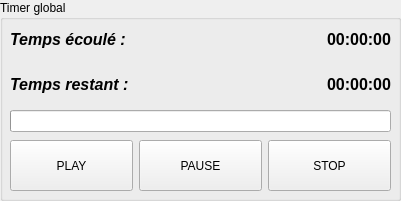
  <widget class="QGroupBox" name="groupBox_2">
   <property name="geometry">
    <rect>
     <x>870</x>
     <y>260</y>
     <width>401</width>
     <height>201</height>
    </rect>
   </property>
   <property name="title">
    <string>Timer global</string>
   </property>
   <widget class="QWidget" name="horizontalLayoutWidget">
    <property name="geometry">
     <rect>
      <x>10</x>
      <y>140</y>
      <width>381</width>
      <height>51</height>
     </rect>
    </property>
    <layout class="QHBoxLayout" name="horizontalLayout">
     <item>
      <widget class="QToolButton" name="timer_play">
       <property name="sizePolicy">
        <sizepolicy hsizetype="Expanding" vsizetype="Expanding">
         <horstretch>0</horstretch>
         <verstretch>0</verstretch>
        </sizepolicy>
       </property>
       <property name="text">
        <string>PLAY</string>
       </property>
       <property name="icon">
        <iconset theme="QIcon::ThemeIcon::MediaPlaybackStart"/>
       </property>
      </widget>
     </item>
     <item>
      <widget class="QToolButton" name="timer_pause">
       <property name="sizePolicy">
        <sizepolicy hsizetype="Expanding" vsizetype="Expanding">
         <horstretch>0</horstretch>
         <verstretch>0</verstretch>
        </sizepolicy>
       </property>
       <property name="text">
        <string>PAUSE</string>
       </property>
       <property name="icon">
        <iconset theme="QIcon::ThemeIcon::MediaPlaybackPause"/>
       </property>
      </widget>
     </item>
     <item>
      <widget class="QToolButton" name="timer_stop">
       <property name="sizePolicy">
        <sizepolicy hsizetype="Expanding" vsizetype="Expanding">
         <horstretch>0</horstretch>
         <verstretch>0</verstretch>
        </sizepolicy>
       </property>
       <property name="text">
        <string>STOP</string>
       </property>
       <property name="icon">
        <iconset>
         <normaloff>icon/chrono32x32_stop.png</normaloff>icon/chrono32x32_stop.png</iconset>
       </property>
       <property name="iconSize">
        <size>
         <width>32</width>
         <height>32</height>
        </size>
       </property>
      </widget>
     </item>
    </layout>
   </widget>
   <widget class="QWidget" name="verticalLayoutWidget">
    <property name="geometry">
     <rect>
      <x>10</x>
      <y>20</y>
      <width>381</width>
      <height>112</height>
     </rect>
    </property>
    <layout class="QVBoxLayout" name="verticalLayout">
     <item>
      <layout class="QGridLayout" name="gridLayout">
       <item row="0" column="2">
        <widget class="QLabel" name="pass_time">
         <property name="font">
          <font>
           <family>Segoe UI</family>
           <pointsize>-1</pointsize>
           <bold>true</bold>
          </font>
         </property>
         <property name="layoutDirection">
          <enum>Qt::LayoutDirection::RightToLeft</enum>
         </property>
         <property name="styleSheet">
          <string notr="true">QLabel {
    font-size: 16px;

}
</string>
         </property>
         <property name="text">
          <string>00:00:00</string>
         </property>
         <property name="alignment">
          <set>Qt::AlignmentFlag::AlignRight|Qt::AlignmentFlag::AlignTrailing|Qt::AlignmentFlag::AlignVCenter</set>
         </property>
        </widget>
       </item>
       <item row="0" column="1">
        <widget class="QLabel" name="label_5">
         <property name="font">
          <font>
           <family>Segoe UI</family>
           <pointsize>-1</pointsize>
           <italic>true</italic>
           <bold>true</bold>
          </font>
         </property>
         <property name="styleSheet">
          <string notr="true">QLabel {
    font-size: 16px;
    font-weight: bold;
}
</string>
         </property>
         <property name="text">
          <string>Temps écoulé :</string>
         </property>
        </widget>
       </item>
       <item row="1" column="1">
        <widget class="QLabel" name="label_7">
         <property name="font">
          <font>
           <family>Segoe UI</family>
           <pointsize>-1</pointsize>
           <italic>true</italic>
           <bold>true</bold>
          </font>
         </property>
         <property name="styleSheet">
          <string notr="true">QLabel {
    font-size: 16px;
    font-weight: bold;
}
</string>
         </property>
         <property name="text">
          <string>Temps restant :</string>
         </property>
        </widget>
       </item>
       <item row="1" column="2">
        <widget class="QLabel" name="remaining_time">
         <property name="font">
          <font>
           <family>Segoe UI</family>
           <pointsize>-1</pointsize>
           <bold>true</bold>
          </font>
         </property>
         <property name="layoutDirection">
          <enum>Qt::LayoutDirection::RightToLeft</enum>
         </property>
         <property name="styleSheet">
          <string notr="true">QLabel {
    font-size: 16px;

}
</string>
         </property>
         <property name="text">
          <string>00:00:00</string>
         </property>
         <property name="alignment">
          <set>Qt::AlignmentFlag::AlignRight|Qt::AlignmentFlag::AlignTrailing|Qt::AlignmentFlag::AlignVCenter</set>
         </property>
        </widget>
       </item>
      </layout>
     </item>
     <item>
      <widget class="QProgressBar" name="progressBar">
       <property name="maximum">
        <number>100</number>
       </property>
       <property name="value">
        <number>0</number>
       </property>
       <property name="orientation">
        <enum>Qt::Orientation::Horizontal</enum>
       </property>
       <property name="invertedAppearance">
        <bool>false</bool>
       </property>
       <property name="textDirection">
        <enum>QProgressBar::Direction::BottomToTop</enum>
       </property>
       <property name="format">
        <string/>
       </property>
      </widget>
     </item>
    </layout>
   </widget>
  </widget>
